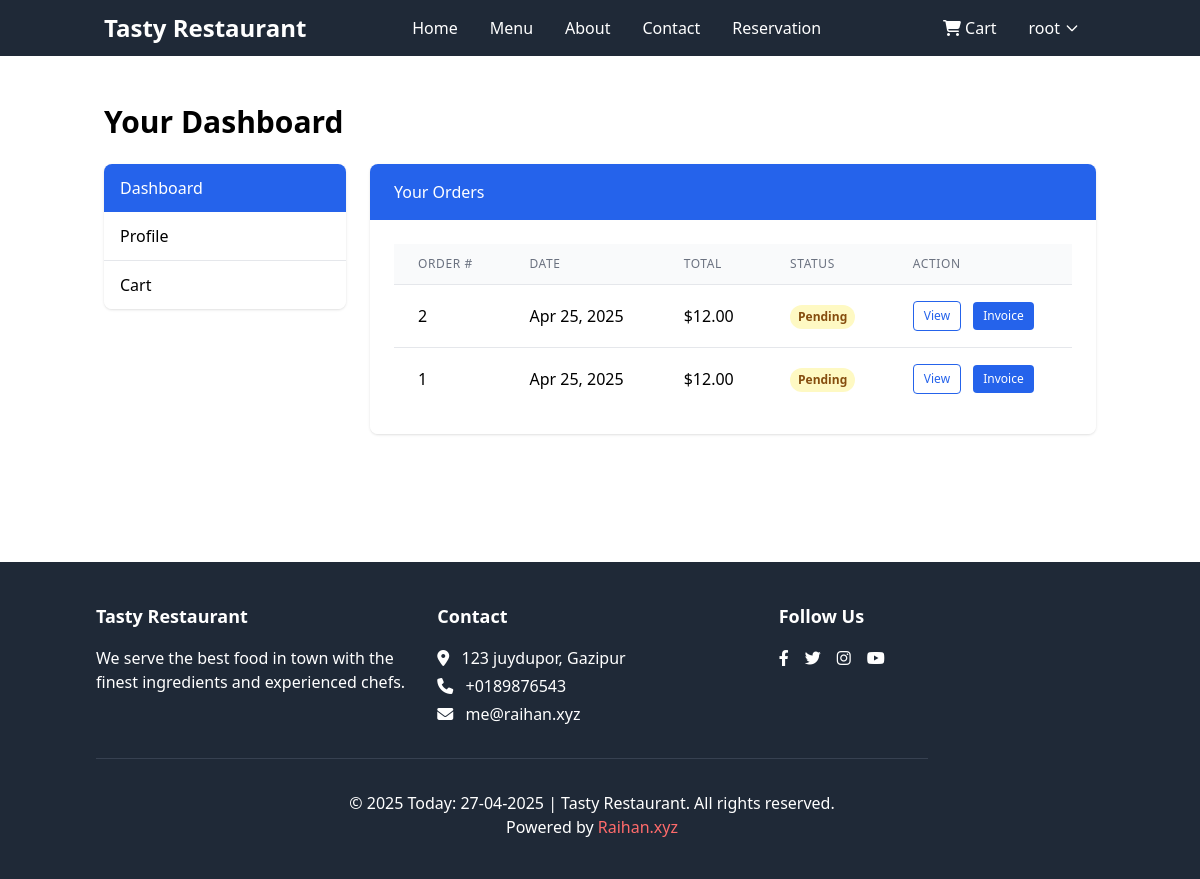
Page /user/dashboard/ (signed in) on the earlier database version.
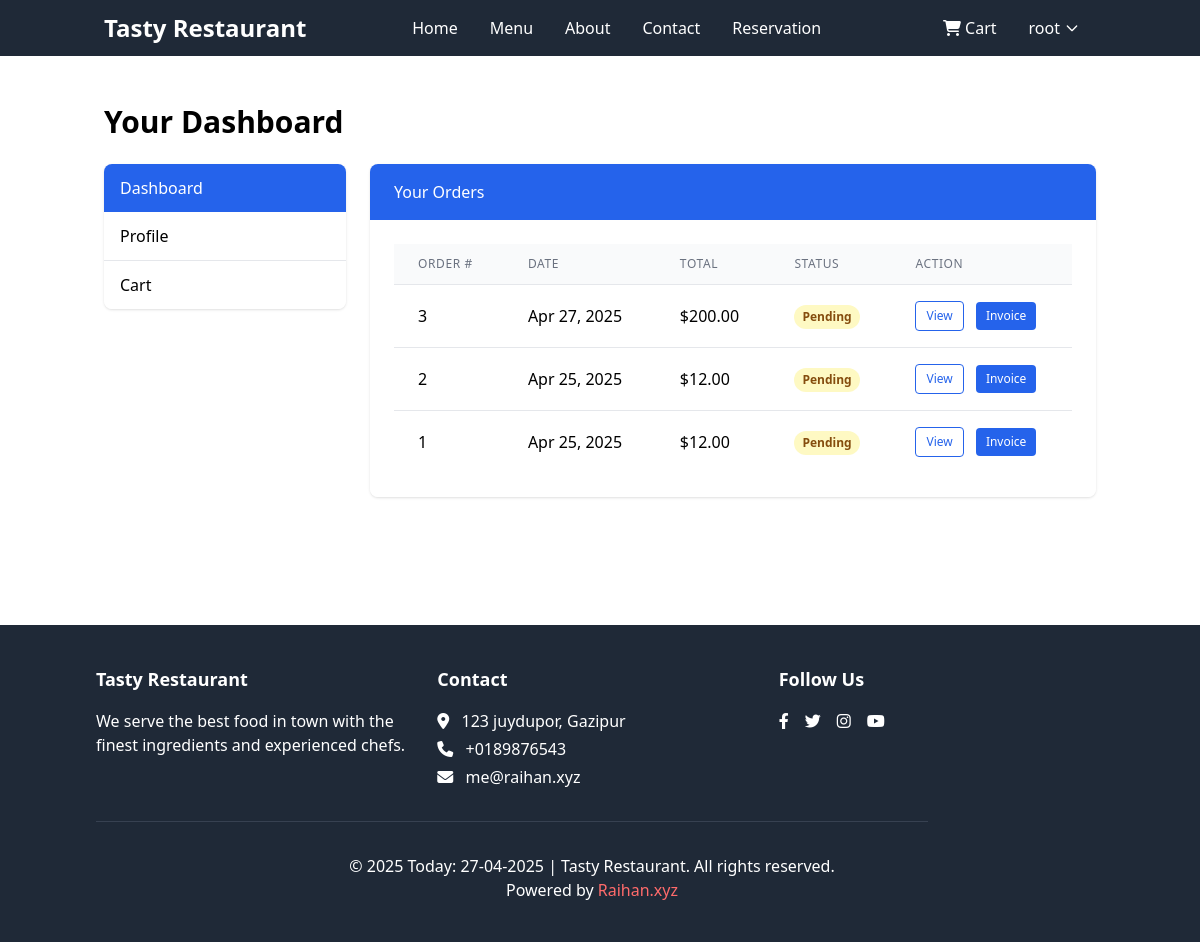
Same page on the later database version.
### user/models.py (models this page shows, shortened)
class Order(models.Model):
    STATUS_CHOICES = (
        ('pending', 'Pending'),
        ('processing', 'Processing'),
        ('completed', 'Completed'),
        ('cancelled', 'Cancelled'),
    )
    user = models.ForeignKey(User, on_delete=models.CASCADE, related_name='orders')
    full_name = models.CharField(max_length=100)
    email = models.EmailField()
    phone = models.CharField(max_length=20)
    address = models.TextField()
    order_notes = models.TextField(blank=True)
    total_amount = models.DecimalField(max_digits=10, decimal_places=2)
    status = models.CharField(max_length=20, choices=STATUS_CHOICES, default='pending')
    created_at = models.DateTimeField(auto_now_add=True)
    updated_at = models.DateTimeField(auto_now=True)

### user/views.py (the view)
# urls.py: path('dashboard/', views.dashboard, name='dashboard'),
@login_required
def dashboard(request):
    orders = Order.objects.filter(user=request.user).order_by('-created_at')
    context = {
        'orders': orders,
    }
    return render(request, 'user/dashboard.html', context)

### templates/user/dashboard.html (shortened to what this page needs)
{% extends 'base.html' %}
{% block content %}
    <section class="py-12">
        <div class="container mx-auto px-4">
            <h1 class="mb-6 text-3xl font-bold">Your Dashboard</h1>
            <div class="flex flex-col lg:flex-row lg:gap-6">
                <div class="mb-6 w-full lg:mb-0 lg:w-1/4">
                    <div class="overflow-hidden rounded-lg shadow">
                        <a href="{% url 'user:dashboard' %}" class="block bg-blue-600 px-4 py-3 text-white hover:bg-blue-700">Dashboard</a>
                        <a href="{% url 'user:profile' %}" class="block border-b border-gray-200 bg-white px-4 py-3 hover:bg-gray-50">Profile</a>
                        <a href="{% url 'user:cart' %}" class="block bg-white px-4 py-3 hover:bg-gray-50">
                            Cart
                        </a>
                    </div>
                </div>
                <div class="w-full lg:w-3/4">
                    <div class="overflow-hidden rounded-lg shadow">
                        <div class="bg-blue-600 px-6 py-4">
                            <h5 class="m-0 font-medium text-white">Your Orders</h5>
                        </div>
                        <div class="bg-white p-6">
                            {% if orders %}
                                <div class="overflow-x-auto">
                                    <table class="min-w-full divide-y divide-gray-200">
                                        <thead class="bg-gray-50">
                                            <tr>
                                                <th class="px-6 py-3 text-left text-xs font-medium uppercase tracking-wider text-gray-500">Order #</th>
                                                <th class="px-6 py-3 text-left text-xs font-medium uppercase tracking-wider text-gray-500">Date</th>
                                                <th class="px-6 py-3 text-left text-xs font-medium uppercase tracking-wider text-gray-500">Total</th>
                                                <th class="px-6 py-3 text-left text-xs font-medium uppercase tracking-wider text-gray-500">Status</th>
                                                <th class="px-6 py-3 text-left text-xs font-medium uppercase tracking-wider text-gray-500">Action</th>
                                            </tr>
                                        </thead>
                                        <tbody class="divide-y divide-gray-200 bg-white">
                                            {% for order in orders %}
                                                <tr class="hover:bg-gray-50">
                                                    <td class="whitespace-nowrap px-6 py-4">{{ order.id }}</td>
                                                    <td class="whitespace-nowrap px-6 py-4">{{ order.created_at|date:"M d, Y" }}</td>
                                                    <td class="whitespace-nowrap px-6 py-4">${{ order.total_amount }}</td>
                                                    <td class="whitespace-nowrap px-6 py-4">
                                                        <span class="inline-flex rounded-full px-2 py-1 text-xs font-semibold
                                                            {% if order.status == 'completed' %}bg-green-100 text-green-800
                                                            {% elif order.status == 'processing' %}bg-blue-100 text-blue-800
                                                            {% elif order.status == 'cancelled' %}bg-red-100 text-red-800
                                                            {% else %}bg-yellow-100 text-yellow-800{% endif %}">
                                                            {{ order.status|title }}
                                                        </span>
                                                    </td>
                                                    <td class="whitespace-nowrap px-6 py-4">
                                                        <a href="{% url 'user:order_detail' order.id %}" class="mr-2 inline-flex items-center rounded border border-blue-600 px-2.5 py-1.5 text-xs font-medium text-blue-600 hover:bg-blue-50">View</a>
                                                        {% if order.invoice %}
                                                            <a href="{% url 'user:download_invoice' order.invoice.id %}" class="inline-flex items-center rounded bg-blue-600 px-2.5 py-1.5 text-xs font-medium text-white hover:bg-blue-700">Invoice</a>
                                                        {% endif %}
                                                    </td>
                                                </tr>
                                            {% endfor %}
                                        </tbody>
                                    </table>
                                </div>
                            {% endif %}
                        </div>
                    </div>
                </div>
            </div>
        </div>
    </section>
{% endblock %}

### templates/base.html (shortened to what this page needs)
<!DOCTYPE html>
<html lang="en">
<head>
    <script src="https://cdn.tailwindcss.com"></script>
    <link rel="stylesheet" href="https://cdnjs.cloudflare.com/ajax/libs/font-awesome/6.4.0/css/all.min.css">
</head>
<body>
    <nav class="bg-gray-800 text-white">
        <div class="container mx-auto px-4">
            <div class="flex flex-wrap items-center justify-between py-3">
                <a class="font-bold text-2xl" href="{% url 'home:index' %}">Tasty Restaurant</a>
                <div class="hidden lg:flex flex-grow lg:flex-grow-0 w-full lg:w-auto lg:flex-row justify-between" id="navbar-content">
                    <ul class="flex flex-col lg:flex-row lg:mr-auto">
                        <li>
                            <a class="block py-2 px-4 lg:py-1 hover:text-primary {% if request.path == '/' %}text-primary{% endif %}" href="{% url 'home:index' %}">Home</a>
                        </li>
                        <li>
                            <a class="block py-2 px-4 lg:py-1 hover:text-primary {% if '/menu/' in request.path %}text-primary{% endif %}" href="{% url 'home:menu' %}">Menu</a>
                        </li>
                        <li>
                            <a class="block py-2 px-4 lg:py-1 hover:text-primary {% if '/about/' in request.path %}text-primary{% endif %}" href="{% url 'home:about' %}">About</a>
                        </li>
                        <li>
                            <a class="block py-2 px-4 lg:py-1 hover:text-primary {% if '/contact/' in request.path %}text-primary{% endif %}" href="{% url 'home:contact' %}">Contact</a>
                        </li>
                        <li>
                            <a class="block py-2 px-4 lg:py-1 hover:text-primary {% if '/reservation/' in request.path %}text-primary{% endif %}" href="{% url 'home:reservation' %}">Reservation</a>
                        </li>
                    </ul>
                </div>
                <div>
                    <ul class="flex flex-col lg:flex-row">
                        {% if user.is_authenticated %}
                            <li class="relative">
                                <a class="block py-2 px-4 lg:py-1 hover:text-primary {% if '/user/cart/' in request.path %}text-primary{% endif %}" href="{% url 'user:cart' %}">
                                    <i class="fas fa-shopping-cart"></i> Cart
                                </a>
                            </li>
                            <li class="relative" x-data="{ open: false }">
                                <button @click="open = !open" class="flex items-center py-2 px-4 lg:py-1 hover:text-primary">
                                    {{ user.username }}
                                    <svg class="w-4 h-4 ml-1" fill="none" stroke="currentColor" viewBox="0 0 24 24">
                                        <path stroke-linecap="round" stroke-linejoin="round" stroke-width="2" d="M19 9l-7 7-7-7"></path>
                                    </svg>
                                </button>
                            </li>
                        {% endif %}
                    </ul>
                </div>
            </div>
        </div>
    </nav>
    {% block content %}{% endblock %}
    <footer class="bg-gray-800 text-white mt-20 py-10">
        <div class="container mx-auto px-4 ml-20">
            <div class="grid grid-cols-1 md:grid-cols-3 gap-8 ">
                <div>
                    <h5 class="text-lg font-semibold mb-4">Tasty Restaurant</h5>
                    <p>We serve the best food in town with the finest ingredients and experienced chefs.</p>
                </div>
                <div>
                    <h5 class="text-lg font-semibold mb-4">Contact</h5>
                    <p class="mb-1">
                        <i class="fas fa-map-marker-alt mr-2"></i> 123 juydupor, Gazipur
                    </p>
                    <p class="mb-1">
                        <i class="fas fa-phone mr-2"></i> +0189876543
                    </p>
                    <p>
                        <i class="fas fa-envelope mr-2"></i> me@raihan.xyz
                    </p>
                </div>
                <div>
                    <h5 class="text-lg font-semibold mb-4">Follow Us</h5>
                    <div class="flex space-x-4">
                        <a href="#" class="text-white hover:text-primary"><i class="fab fa-facebook-f"></i></a>
                        <a href="#" class="text-white hover:text-primary"><i class="fab fa-twitter"></i></a>
                        <a href="#" class="text-white hover:text-primary"><i class="fab fa-instagram"></i></a>
                        <a href="#" class="text-white hover:text-primary"><i class="fab fa-youtube"></i></a>
                    </div>
                </div>
            </div>
            <hr class="my-8 border-gray-700 mr-[10rem]">
            <div class="text-center">
                <p>&copy; {% now "Y" %} Today: {% now "d-m-Y" %} | Tasty Restaurant. All rights reserved.</p>
                <p>Powered by <a href="https://raihan.xyz" class="text-primary hover:text-primary-dark">Raihan.xyz</a></p>
            </div>
        </div>
    </footer>
</body>
</html>

Differences in the rows shown:
added Order: id "3", created_at "Apr 27, 2025", total_amount "200.00", status "Pending", shows "Invoice"
